Frame 1 (no input): blank canvas, image omitted
Frame 60 (no input): blank canvas, image omitted
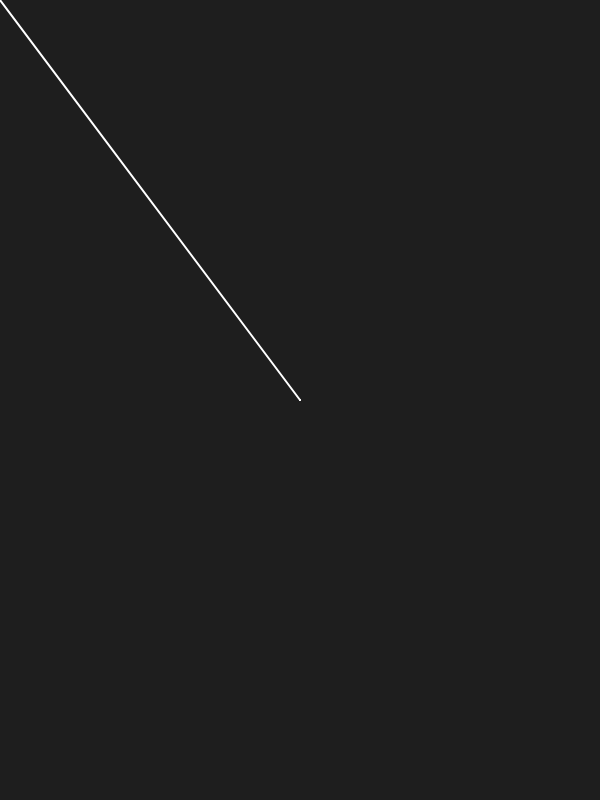
Frame 120 (the mouse pressed at the canvas centre since frame 60)

The p5.js sketch whose frames 1 and 60 were blank and that drew this single picture after the mouse press (run headless with seeded random() and noise() and a simulated clock; from frame 60 on, the mouse is pressed at the canvas centre):

// p5.js sketch
// ── sketch.js
class MyLine {
    constructor (penColor, penWidth) {
        this.px = pwinMouseX;
        this.py = pwinMouseY;
        this.x = winMouseX;
        this.y = winMouseY;

        this.penColor = penColor
        this.penWidth = penWidth
    }

    show () {
        stroke(this.penColor);
        strokeWeight(this.penWidth);
        line(this.px, this.py, this.x, this.y);

    }
}
// ── main.js
var lines = []
let penColor
let bgColor
let penWidth
var clearBut

function setup() {
    createCanvas(600, 800);

    var options = createDiv().style('display: flex; margin-left: 30px')

    var optionsTitles = createDiv().parent(options)
    createP('Pen Color').parent(optionsTitles)
    createP('Background Color').parent(optionsTitles)
    createP('Pen Witdth').parent(optionsTitles)

    var optionsValues = createDiv().parent(options).style('margin: 10px 40px; width: 30px')
    penColor = createColorPicker('#ffffff').parent(optionsValues)
    bgColor = createColorPicker('#1e1e1e').parent(optionsValues).style('margin-top: 10px')
    penWidth = createSelect(false).parent(optionsValues).style('margin-top: 10px')
    penWidth.option('1')
    penWidth.option('2')
    penWidth.option('4')
    penWidth.option('8')
    penWidth.selected('2')


    clearBut = createButton('clear').parent(options).style('width: 100px')
}


function draw() {
    background(bgColor.value())

    clearBut.mousePressed(function () {
        lines = []
    })

    if (mouseIsPressed) {
        var line = new MyLine(penColor.value(), penWidth.value())
        lines.push(line);

    }

    for (var line of lines) {
        line.show()

    }

}
// ── screenshot.js
(function (window) {
    'use strict';

    let App = window.App || {};
    var $ = window.jQuery;

    html2canvas(document.querySelector("#capture")).then(canvas => {
    document.body.appendChild(canvas)
});

});
